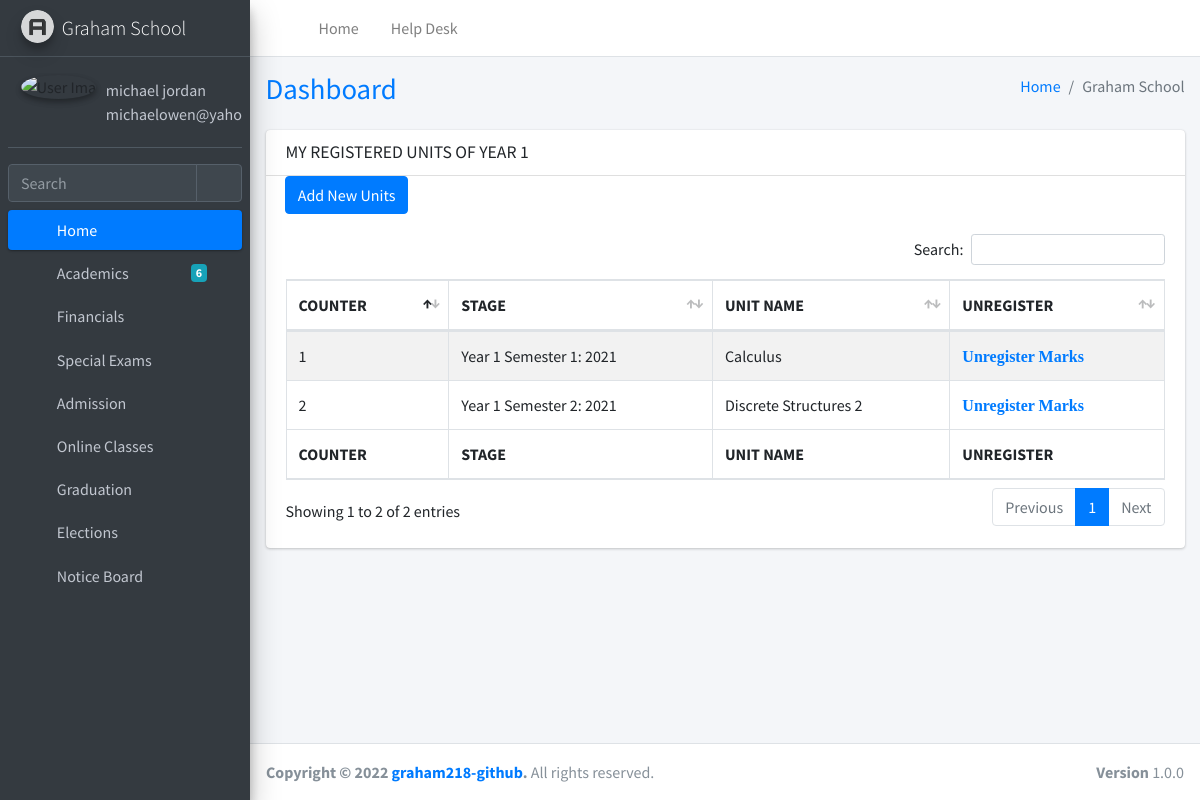
/school/my_registered_units1/ (signed in), run on an earlier commit of the app's database.
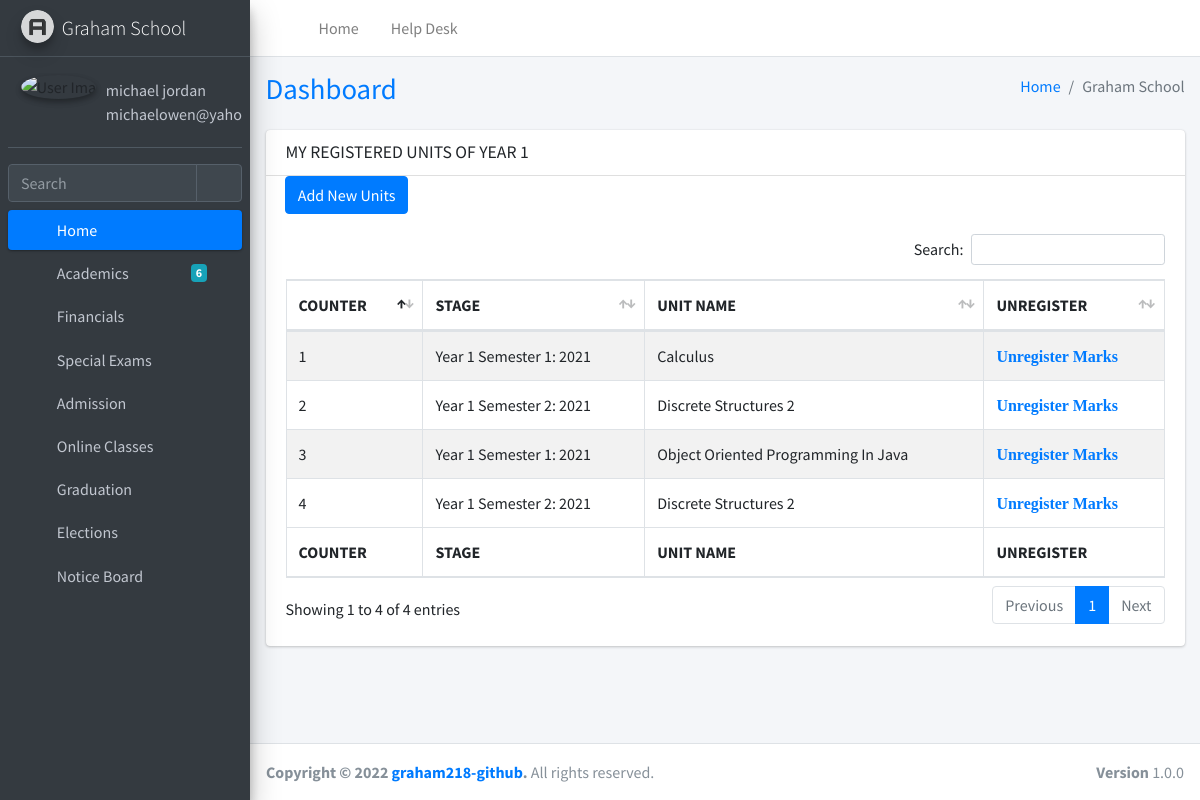
And on a later commit of the database.
### custom_user/models.py (models this page shows)
class User(AbstractUser):
    first_name=models.CharField(max_length=255, blank=False, null=False, default="John")
    middle_name=models.CharField(max_length=255, blank=False, null=False, default="Doe")
    last_name=models.CharField(max_length=255, blank=False, null=False, default="Smith")
    profile_photo = models.ImageField(upload_to="profile_pics/", blank=True)
    is_admin = models.BooleanField(default=False)
    is_student = models.BooleanField(default=False)
    is_lecturer = models.BooleanField(default=False)
    is_supplier = models.BooleanField(default=False)
    is_non_staff = models.BooleanField(default=False)

### school/models.py (models this page shows)
class marks_yr1(models.Model):
    user = models.ForeignKey(User, max_length=255, on_delete=models.CASCADE, blank=True)
    full_name = models.CharField(max_length=255, blank=True, null=True)
    stage = models.ForeignKey(Stages, max_length=255, on_delete=models.CASCADE, blank=False)
    unit_or_subject_name = models.ForeignKey(Units, max_length=255, on_delete=models.CASCADE, blank=False)
    marks = models.CharField(max_length=255, blank=True, null=True)
    grade = models.CharField(max_length=255, blank=True, null=True)
    date_created = models.DateTimeField(
        null=True, blank=True, auto_now_add=True)
    date_updated = models.DateTimeField(null=True, blank=True, auto_now=True)

class Stages(models.Model):
    year = models.CharField(max_length=255, blank=True, null=True)
    def __str__(self):
        return self.year

class Units(models.Model):
    unit_name = models.CharField(max_length=255, blank=True, null=True)
    date_created = models.DateTimeField(
        null=True, blank=True, auto_now_add=True)
    date_updated = models.DateTimeField(null=True, blank=True, auto_now=True)
    def __str__(self):
        return self.unit_name

### school/my_views.py (the view)
# urls.py: path('my_registered_units1/', my_views.my_registered_units1, name='my_registered_units1'),
def my_registered_units1(request):
    title = 'MY REGISTERED UNITS OF YEAR 1'
    queryset = marks_yr1.objects.filter(user=request.user)
    context = {
        "title": title,
        "queryset": queryset,
    }
    return render(request, "units/my_registered_units/my_registered_units_yr1.html", context)

### school/templates/units/my_registered_units/my_registered_units_yr1.html (shortened to what this page needs)
{% extends 'index2.html' %}
{% load static %}
{% block content %}
<section class="content">
  <div class="container-fluid">
    <div class="row">
      <div class="col-12">
        <div class="card">
          <div class="card-header">
            <h3 class="card-title">{{title}}</h3>
          </div>
          <div>&nbsp;&nbsp;&nbsp;&nbsp;&nbsp;
            <a href="{% url 'school:unit_registration1' %}" class="btn btn-primary">Add New Units</a>
          </div>
          <div class="card-body">
            <table id="faculty" class="table table-bordered table-striped">
              <thead>
                <tr>
                  <th>COUNTER</th>
                  <th>STAGE</th>
                  <th>UNIT NAME</th>
                  <th>UNREGISTER</th>
                </tr>
              </thead>
              <tbody>
                {% for instance in queryset %}
                <tr>
                  <td>{{forloop.counter}}</td>
                  <td>{{instance.stage}}</td>
                  <td>{{instance.unit_or_subject_name}}</td>
                  <td><a class="fa fa-delete" href="{% url 'school:unregister_unit1' instance.id%}">Unregister
                    Marks</a></td>
                </tr>
                {% endfor %}
              </tbody>
              <tfoot>
                <tr>
                  <th>COUNTER</th>
                  <th>STAGE</th>
                  <th>UNIT NAME</th>
                  <th>UNREGISTER</th>
                </tr>
              </tfoot>
            </table>
          </div>
        </div>
      </div>
    </div>
  </div>
</section>
{% endblock content %}

### school/templates/index2.html (shortened to what this page needs)
{% load static %}
<!DOCTYPE html>
<html lang="en">
<head>
  {% include './scripts/head.html' %}
</head>
<body class="hold-transition sidebar-mini layout-fixed">
<div class="wrapper">
  {% include './components/navbar.html' %}
  {% include './components/sidebar.html' %}
  <div class="content-wrapper">
    {% include './components/content-header.html' %}
    {% block content %}
    {% endblock content %}
  </div>
  {% include './components/footer.html' %}
</div>
</body>
</html>

### school/templates/scripts/head.html (shortened to what this page needs)
{% load static %}
<link rel="stylesheet" href="{% static 'plugins/fontawesome-free/css/all.min.css' %}">
<link rel="stylesheet" href="{% static 'plugins/sweetalert2-theme-bootstrap-4/bootstrap-4.min.css' %}">
<link rel="stylesheet" href="{% static 'plugins/toastr/toastr.min.css' %}">
<link rel="stylesheet" href="{% static 'dist/css/adminlte.min.css' %}">
<link rel="stylesheet" href="{% static 'plugins/datatables-bs4/css/dataTables.bootstrap4.min.css' %}">
<link rel="stylesheet" href="{% static 'plugins/datatables-responsive/css/responsive.bootstrap4.min.css' %}">
<link rel="stylesheet" href="{% static 'plugins/datatables-buttons/css/buttons.bootstrap4.min.css' %}">

### school/templates/components/navbar.html (shortened to what this page needs)
{% load static %}
<nav class="main-header navbar navbar-expand navbar-white navbar-light">
    <ul class="navbar-nav">
      <li class="nav-item">
        <a class="nav-link" data-widget="pushmenu" href="/" role="button"><i class="fas fa-bars"></i></a>
      </li>
      <li class="nav-item d-none d-sm-inline-block">
        <a href="/" class="nav-link">Home</a>
      </li>
      <li class="nav-item d-none d-sm-inline-block">
        <a href="/" class="nav-link">Help Desk</a>
      </li>
    </ul>
    <ul class="navbar-nav ml-auto">
      <li class="nav-item">
        <a class="nav-link" data-widget="navbar-search" href="/" role="button">
          <i class="fas fa-search"></i>
        </a>
      </li>
      <li class="nav-item dropdown">
        <a class="nav-link" data-toggle="dropdown" href="#">
          <i class="far fa-user"></i>
        </a>
      </li>
      <li class="nav-item">
        <a class="nav-link" data-widget="fullscreen" href="#" role="button">
          <i class="fas fa-expand-arrows-alt"></i>
        </a>
      </li>
    </ul>
  </nav>

### school/templates/components/sidebar.html (shortened to what this page needs)
{% load static %}
{% if request.user.is_authenticated %}
<aside class="main-sidebar sidebar-dark-primary elevation-4">
    <a href="/" class="brand-link">
      <img src="{% static 'dist/img/AdminLTELogo.png' %}" alt="AdminLTE Logo" class="brand-image img-circle elevation-3" style="opacity: .8">
      <span class="brand-text font-weight-light">Graham School</span>
    </a>
    <div class="sidebar">
      <div class="user-panel mt-3 pb-3 mb-3 d-flex">
        <div class="image">
          <img {% if request.user.profile_photo %}src="{{request.user.profile_photo.url}}"{% else %}src="{% static 'dist/img/user2-160x160.jpg' %}"{% endif %} class="img-circle elevation-2" alt="User Image">
        </div>
        <div class="info">
          <a href="/" class="d-block">{{request.user.first_name}} {{request.user.last_name}}</a>
          <a href="/" class="d-block">{{request.user.email}}</a>
        </div>
      </div>
      <div class="form-inline">
        <div class="input-group" data-widget="sidebar-search">
          <input class="form-control form-control-sidebar" type="search" placeholder="Search" aria-label="Search">
          <div class="input-group-append">
            <button class="btn btn-sidebar">
              <i class="fas fa-search fa-fw"></i>
            </button>
          </div>
        </div>
      </div>
      <nav class="mt-2">
        <ul class="nav nav-pills nav-sidebar flex-column" data-widget="treeview" role="menu" data-accordion="false">
          <li class="nav-item menu-open">
            <a href="/" class="nav-link active">
              <i class="nav-icon fas fa-tachometer-alt"></i>
              <p>
                Home
                <i class="right fas fa-angle-left"></i>
              </p>
            </a>
          </li>
          {% if request.user.is_student %}
          <li class="nav-item">
            <a href="/" class="nav-link">
              <i class="nav-icon fas fa-copy"></i>
              <p>
                Academics
                <i class="fas fa-angle-left right"></i>
                <span class="badge badge-info right">6</span>
              </p>
            </a>
          </li>
          <li class="nav-item">
            <a href="/" class="nav-link">
              <i class="nav-icon fas fa-chart-pie"></i>
              <p>
                Financials
                <i class="right fas fa-angle-left"></i>
              </p>
            </a>
          </li>
          <li class="nav-item">
            <a href="/" class="nav-link">
              <i class="nav-icon fas fa-tree"></i>
              <p>
                Special Exams
                <i class="fas fa-angle-left right"></i>
              </p>
            </a>
          </li>
          <li class="nav-item">
            <a href="/" class="nav-link">
              <i class="nav-icon fas fa-edit"></i>
              <p>
                Admission
                <i class="fas fa-angle-left right"></i>
              </p>
            </a>
          </li>
          <li class="nav-item">
            <a href="/" class="nav-link">
              <i class="nav-icon fas fa-table"></i>
              <p>
                Online Classes
                <i class="fas fa-angle-left right"></i>
              </p>
            </a>
          </li>
          <li class="nav-item">
            <a href="/" class="nav-link">
              <i class="nav-icon fas fa-table"></i>
              <p>
                Graduation
                <i class="fas fa-angle-left right"></i>
              </p>
            </a>
          </li>
          <li class="nav-item">
            <a href="/" class="nav-link">
              <i class="nav-icon fas fa-table"></i>
              <p>
                Elections
                <i class="fas fa-angle-left right"></i>
              </p>
            </a>
          </li>
          <li class="nav-item">
            <a href="/" class="nav-link">
              <i class="nav-icon fas fa-table"></i>
              <p>
                Notice Board
                <i class="fas fa-angle-left right"></i>
              </p>
            </a>
          </li>
          {% endif %}
        </ul>
      </nav>
    </div>
  </aside>
{% endif %}

### school/templates/components/content-header.html
{% load static %}
<div class="content-header">
    <div class="container-fluid">
      <div class="row mb-2">
        <div class="col-sm-6">
          <h1 class="m-0"><a href="/">Dashboard</a></h1>
        </div>
        <div class="col-sm-6">
          <ol class="breadcrumb float-sm-right">
            <li class="breadcrumb-item"><a href="/">Home</a></li>
            <li class="breadcrumb-item active">Graham School</li>
          </ol>
        </div>
      </div>
    </div>
  </div>

### school/templates/messages.html (shortened to what this page needs)
{% load static %}

### school/templates/components/footer.html
<footer class="main-footer">
    <strong>Copyright &copy; 2022 <a href="https://github.com/graham218">graham218-github</a>.</strong>
    All rights reserved.
    <div class="float-right d-none d-sm-inline-block">
      <b>Version</b> 1.0.0
    </div>
  </footer>

### school/templates/scripts/js.html (shortened to what this page needs)
{% load static %}

What changed in the data, as far as the page shows it:
added marks_yr1: stage "Year 1 Semester 1: 2021", unit_or_subject_name "Object Oriented Programming In Java"
added marks_yr1: stage "Year 1 Semester 2: 2021", unit_or_subject_name "Discrete Structures 2"
Also different on the page:
text written by a page script: "Search: Showing 1 to 2 of 2 entries Previous 1 Next" → "Search: Showing 1 to 4 of 4 entries Previous 1 Next"
